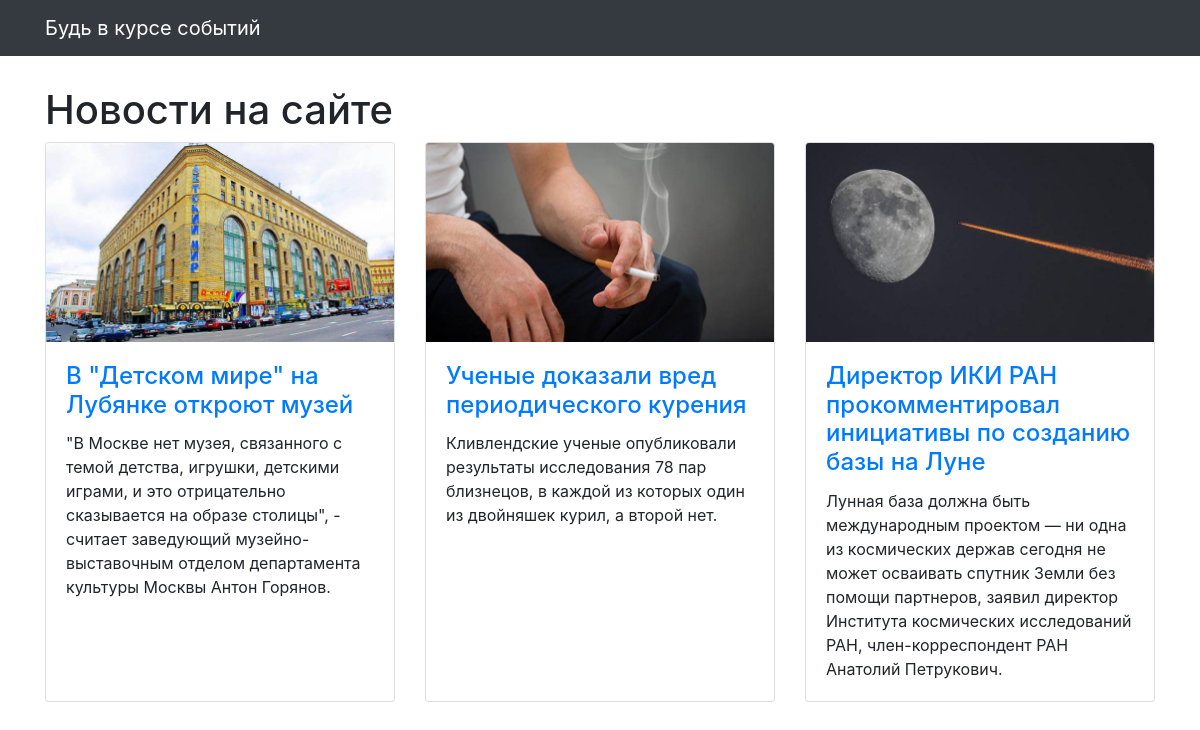
The app's page /, older data.
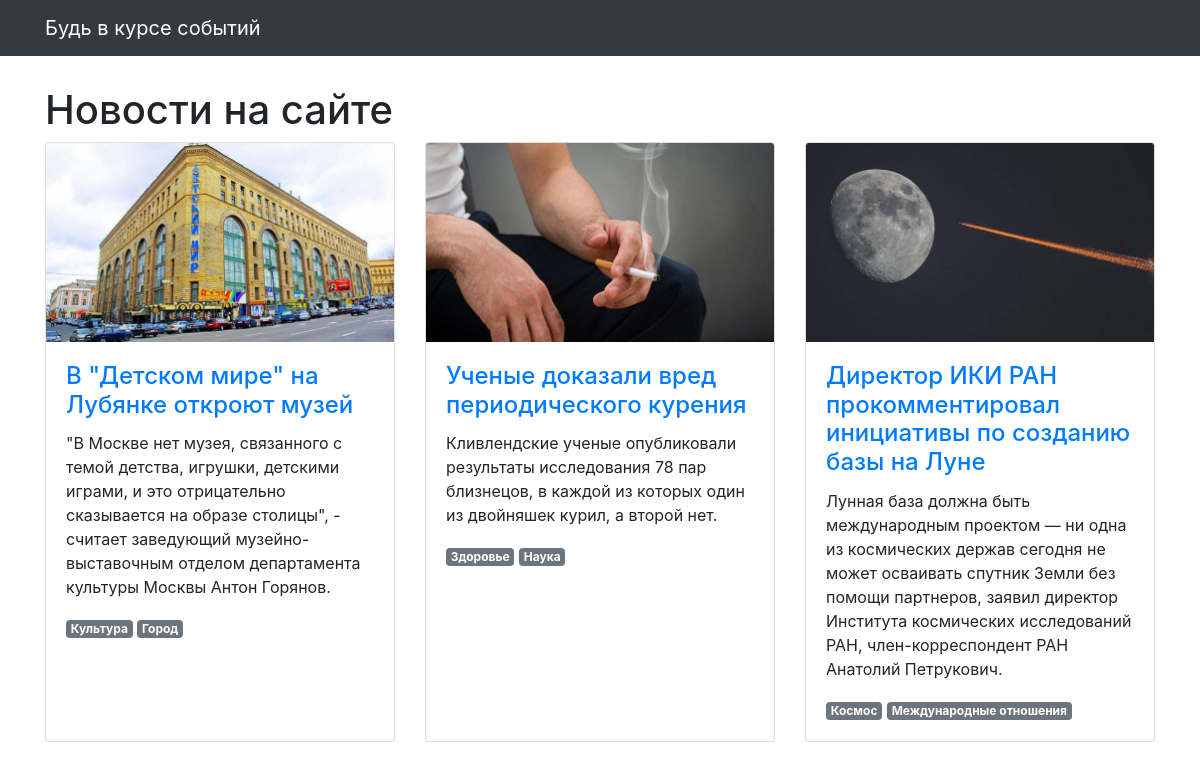
The same page, newer data.
### articles/models.py (models this page shows, shortened)
class Article(models.Model):
    title = models.CharField(max_length=256, verbose_name='Название статьи')
    text = models.TextField(verbose_name='Текст')
    published_at = models.DateTimeField(verbose_name='Дата публикации статьи')
    image = models.ImageField(upload_to='articles/', blank=True, null=True, verbose_name='Картинка')
    tags = models.ManyToManyField(Tag, related_name='article', through='Scope')
    class Meta:
        verbose_name = 'Статья'
        verbose_name_plural = 'Статьи'
        ordering = ['-published_at']

class Tag(models.Model):
    name = models.CharField(max_length=50)

### articles/views.py (the view)
# urls.py: path('', articles_list, name='articles'),
def articles_list(request):
    object_list = Article.objects.order_by('-published_at')
    template = 'articles/news.html'
    context = {
        'object_list': object_list,
        'page_title': 'Новости на сайте'
    }
    ordering = '-published_at'
    return render(request, template, context)

### articles/templates/articles/news.html (shortened to what this page needs)
{% extends "articles/base.html" %}
{% load static %}
{% block content %}
<h1>{{ page_title }}</h1>
  <div class="row">
    {% for article in object_list %}
      <div class="col-lg-4 col-sm-6 portfolio-item">
        <div class="card h-100">
          <a href="#"><img class="card-img-top" src="{% get_media_prefix %}{{ article.image }}" alt=""></a>
          <div class="card-body">
            <h4 class="card-title">
              <a href="#">{{ article.title }}</a>
            </h4>
            <p class="card-text">{{ article.text }}</p>
            {% for scope in article.tags.all %}
            <span class="badge {% if scope.is_main %}badge-primary{% else %}badge-secondary{% endif %}">{{ scope.name }}</span>
{% endfor %}
          </div>
        </div>
      </div>
    {% endfor %}
  </div>
{% endblock %}

### articles/templates/articles/base.html (shortened to what this page needs)
{% load static %}
<html lang="ru">
<head>
  <link href="{% static  'css/bootstrap.min.css' %}" rel="stylesheet">
  <link href="{% static  'css/3-col-portfolio.css' %}" rel="stylesheet">
</head>
<body>
<nav class="navbar navbar-expand-lg navbar-dark bg-dark fixed-top">
  <div class="container">
    <a class="navbar-brand" href="#">Будь в курсе событий</a>
  </div>
</nav>
<div class="container">{% block content %}{% endblock %}</div>
</body>
</html>

### articles/static/css/3-col-portfolio.css (style rules this page uses)
body { padding-top: 84px; padding-bottom: 84px; }
@media (min-width: 992px) { body { padding-top: 86px; padding-bottom: 86px; } }

Row changes from the older to the newer data that the page shows:
added Tag: name "Культура", shown under Article "В \"Детском мире\" на Лубянке откроют музей"
added Tag: name "Город", shown under Article "В \"Детском мире\" на Лубянке откроют музей"
added Tag: name "Здоровье", shown under Article "Ученые доказали вред периодического курения"
added Tag: name "Наука", shown under Article "Ученые доказали вред периодического курения"
added Tag: name "Космос", shown under Article "Директор ИКИ РАН прокомментировал инициативы по созданию базы на Луне"
added Tag: name "Международные отношения", shown under Article "Директор ИКИ РАН прокомментировал инициативы по созданию базы на Луне"
